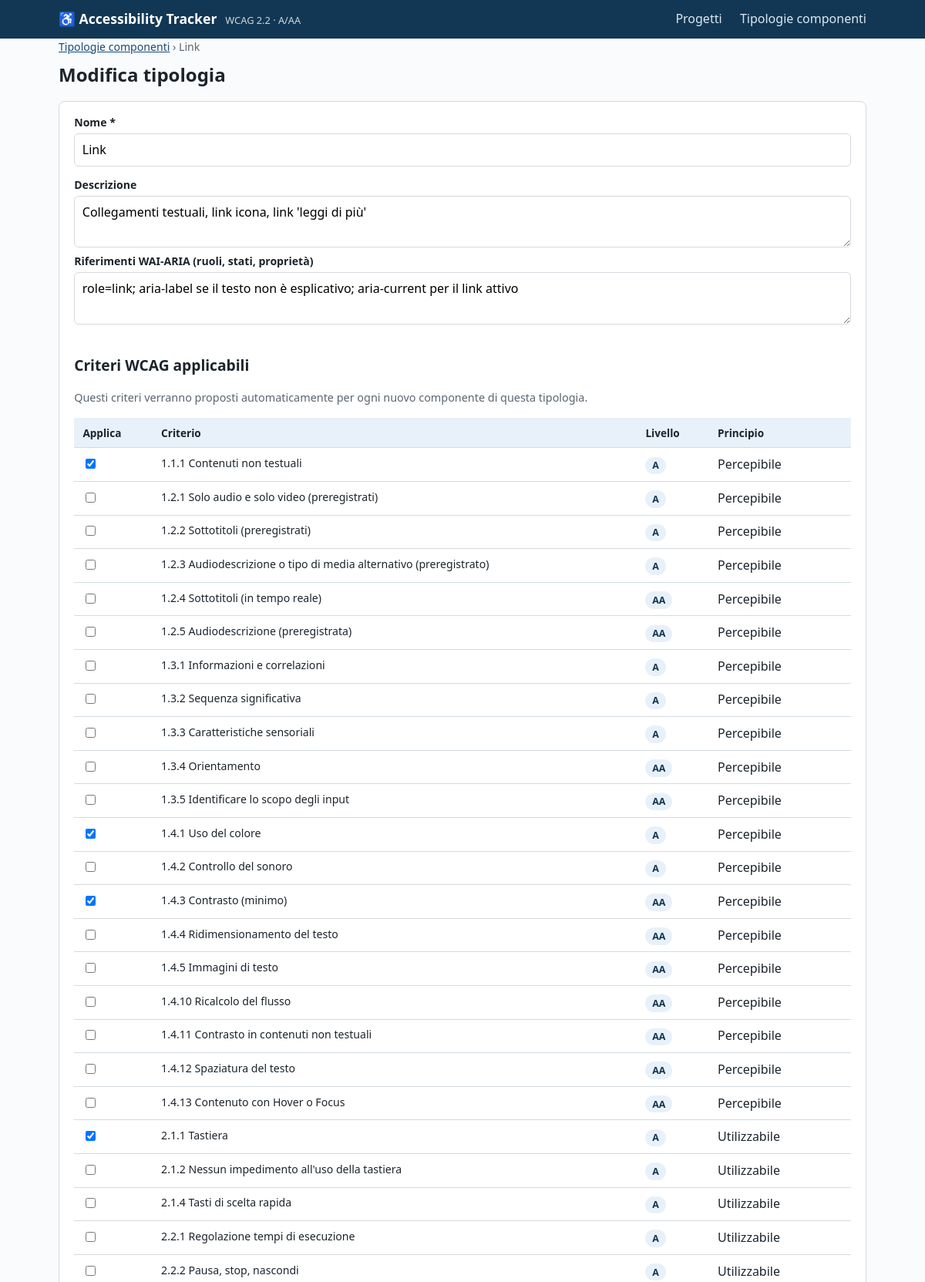
The app's page /tipologie/2 (upper part) with its own data.
### tables this page shows
CREATE TABLE component_types (
    id INTEGER PRIMARY KEY AUTOINCREMENT,
    name TEXT UNIQUE NOT NULL,
    description TEXT DEFAULT '',
    aria_notes TEXT DEFAULT ''
);

CREATE TABLE criteria (
    id INTEGER PRIMARY KEY AUTOINCREMENT,
    code TEXT UNIQUE NOT NULL,
    title TEXT NOT NULL,
    level TEXT NOT NULL,
    principle TEXT NOT NULL,
    anchor TEXT DEFAULT ''
);

### app.py (the view, shortened to what this page needs)
@app.route("/tipologie/nuova", methods=["GET", "POST"])
@app.route("/tipologie/<int:type_id>", methods=["GET", "POST"])
def type_form(type_id=None):
    db = get_db()
    ctype = db.execute("SELECT * FROM component_types WHERE id = ?", (type_id,)).fetchone() if type_id else None
    selected = {r["criterion_id"] for r in db.execute(
        "SELECT criterion_id FROM component_type_criteria WHERE component_type_id = ?",
        (type_id,)).fetchall()} if type_id else set()
    criteria = db.execute("SELECT * FROM criteria ORDER BY id").fetchall()
    db.close()
    return render_template("tipologia_form.html", ctype=ctype, criteria=criteria, selected=selected)

### app.py (called while the page is built)
@app.context_processor
def inject_globals():
    return {"STATUS_LABELS": STATUS_LABELS, "WORK_LABELS": WORK_LABELS,
            "PROJECT_STATUSES": PROJECT_STATUSES, "WCAG_BASE_URL": WCAG_BASE_URL}

### database.py (called while the page is built)
def get_db():
    conn = sqlite3.connect(DB_PATH)
    conn.row_factory = sqlite3.Row
    conn.execute("PRAGMA foreign_keys = ON")
    return conn

### templates/tipologia_form.html (shortened to what this page needs)
{% extends "base.html" %}
{% block content %}
<p class="breadcrumb"><a href="{{ url_for('types_list') }}">Tipologie componenti</a> › {{ ctype.name if ctype else 'Nuova' }}</p>
<h1>{{ 'Modifica tipologia' if ctype else 'Nuova tipologia' }}</h1>
<form method="post" class="card">
  <div class="form-row">
    <div>
      <label for="t-name">Nome *</label>
      <input type="text" id="t-name" name="name" required value="{{ ctype.name if ctype else '' }}">
    </div>
  </div>
  <label for="t-desc">Descrizione</label>
  <textarea id="t-desc" name="description">{{ ctype.description if ctype else '' }}</textarea>
  <label for="t-aria">Riferimenti WAI-ARIA (ruoli, stati, proprietà)</label>
  <textarea id="t-aria" name="aria_notes">{{ ctype.aria_notes if ctype else '' }}</textarea>
  <h2>Criteri WCAG applicabili</h2>
  <p class="report-meta">Questi criteri verranno proposti automaticamente per ogni nuovo componente di questa tipologia.</p>
  <table>
    <thead><tr><th scope="col">Applica</th><th scope="col">Criterio</th><th scope="col">Livello</th><th scope="col">Principio</th></tr></thead>
    <tbody>
      {% for c in criteria %}
      <tr>
        <td><input type="checkbox" id="crit-{{ c.id }}" name="criteria" value="{{ c.id }}"
                   {% if c.id in selected %}checked{% endif %}></td>
        <td><label for="crit-{{ c.id }}" style="font-weight:400">{{ c.code }} {{ c.title }}</label></td>
        <td><span class="badge b-level">{{ c.level }}</span></td>
        <td>{{ c.principle }}</td>
      </tr>
      {% endfor %}
    </tbody>
  </table>
</form>
{% endblock %}

### static/style.css (style rules this page uses)
:root { --blu: #1a4b7a; --blu-scuro: #123754; --azzurro: #e8f1f9; --verde: #1e7e34; --verde-bg: #e6f4ea; --rosso: #b02a37; --rosso-bg: #fdeaea; --giallo: #8a6d00; --giallo-bg: #fff8e1; --grigio: #5a6570; --grigio-bg: #f0f2f4; --bordo: #d4dae0; --testo: #1c242c; --bg: #fafbfc; }
* { box-sizing: border-box; }
body { margin: 0; font-family: system-ui, -apple-system, "Segoe UI", sans-serif; color: var(--testo); background: var(--bg); line-height: 1.55; }
a { color: var(--blu); }
h1 { font-size: 1.5rem; margin: .4rem 0 1rem; }
h2 { font-size: 1.2rem; margin-top: 2rem; }
.breadcrumb { font-size: .88rem; color: var(--grigio); margin: 0; }
.breadcrumb a { color: var(--blu); }
.card { background: #fff; border: 1px solid var(--bordo); border-radius: 8px; padding: 1rem 1.2rem; margin: 1rem 0; }
table { width: 100%; border-collapse: collapse; background: #fff; }
th, td { text-align: left; padding: .55rem .7rem; border-bottom: 1px solid var(--bordo); vertical-align: top; }
th { background: var(--azzurro); font-size: .85rem; }
.badge { display: inline-block; padding: .1rem .55rem; border-radius: 999px; font-size: .78rem; font-weight: 600; white-space: nowrap; }
.b-level { background: var(--azzurro); color: var(--blu-scuro); }
label { display: block; font-weight: 600; font-size: .88rem; margin-bottom: .2rem; }
input[type=text], input[type=url], select, textarea { width: 100%; padding: .5rem .6rem; border: 1px solid var(--bordo); border-radius: 6px; font: inherit; background: #fff; }
textarea { min-height: 4rem; }
.form-row { display: flex; flex-wrap: wrap; gap: 1rem; margin-bottom: .8rem; }
.form-row > div { flex: 1 1 200px; }
.report-meta { color: var(--grigio); font-size: .9rem; }

### records on screen
component_types: name "Link", description "Collegamenti testuali, link icona, link 'leggi di più'", aria_notes "role=link; aria-label se il testo non è esplicativo; aria-current per il link attivo"
criteria: criteria "☑", code "1.1.1", title "Contenuti non testuali", level "A", principle "Percepibile"
criteria: code "1.2.1", title "Solo audio e solo video (preregistrati)", level "A", principle "Percepibile"
criteria: code "1.2.2", title "Sottotitoli (preregistrati)", level "A", principle "Percepibile"
criteria: code "1.2.3", title "Audiodescrizione o tipo di media alternativo (preregistrato)", level "A", principle "Percepibile"
criteria: code "1.2.4", title "Sottotitoli (in tempo reale)", level "AA", principle "Percepibile"
criteria: code "1.2.5", title "Audiodescrizione (preregistrata)", level "AA", principle "Percepibile"
criteria: code "1.3.1", title "Informazioni e correlazioni", level "A", principle "Percepibile"
criteria: code "1.3.2", title "Sequenza significativa", level "A", principle "Percepibile"
criteria: code "1.3.3", title "Caratteristiche sensoriali", level "A", principle "Percepibile"
criteria: code "1.3.4", title "Orientamento", level "AA", principle "Percepibile"
criteria: code "1.3.5", title "Identificare lo scopo degli input", level "AA", principle "Percepibile"
criteria: criteria "☑", code "1.4.1", title "Uso del colore", level "A", principle "Percepibile"
criteria: code "1.4.2", title "Controllo del sonoro", level "A", principle "Percepibile"
criteria: criteria "☑", code "1.4.3", title "Contrasto (minimo)", level "AA", principle "Percepibile"
criteria: code "1.4.4", title "Ridimensionamento del testo", level "AA", principle "Percepibile"
criteria: code "1.4.5", title "Immagini di testo", level "AA", principle "Percepibile"
criteria: code "1.4.10", title "Ricalcolo del flusso", level "AA", principle "Percepibile"
criteria: code "1.4.11", title "Contrasto in contenuti non testuali", level "AA", principle "Percepibile"
criteria: code "1.4.12", title "Spaziatura del testo", level "AA", principle "Percepibile"
criteria: code "1.4.13", title "Contenuto con Hover o Focus", level "AA", principle "Percepibile"
criteria: criteria "☑", code "2.1.1", title "Tastiera", level "A", principle "Utilizzabile"
criteria: code "2.1.2", title "Nessun impedimento all'uso della tastiera", level "A", principle "Utilizzabile"
criteria: code "2.1.4", title "Tasti di scelta rapida", level "A", principle "Utilizzabile"
criteria: code "2.2.1", title "Regolazione tempi di esecuzione", level "A", principle "Utilizzabile"
criteria: code "2.2.2", title "Pausa, stop, nascondi", level "A", principle "Utilizzabile"

### other values on screen
{{ 'Modifica tipologia' if ctype else 'Nuova tipologia' }} "Modifica tipologia"
